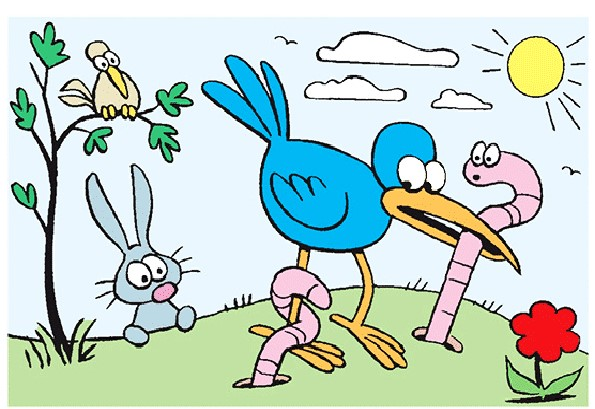
#> input picture gambar1.jpeg, 595 x 409 px
$ python ButterworthHighpassFilter.py
#> lines starting #> are read from the running program, lines starting #| are printed output that depends on the picture
import cv2
import numpy as np
from matplotlib import pyplot as plt

# Membaca citra
img = cv2.imread('gambar1.jpeg', 0)
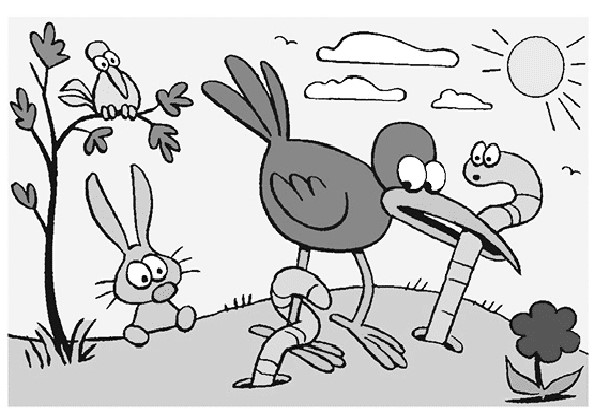
#> img: shape (409, 595); min 0, max 255, mean 204.3

# Menghitung DFT
dft = np.fft.fft2(img)

# Menggeser nol frekuensi ke tengah
dft_shift = np.fft.fftshift(dft)

# Menentukan radius cutoff dan nilai order filter
radius = 50
n = 2

# Membuat filter Butterworth highpass
rows, cols = img.shape
#> rows = 409; cols = 595
crow, ccol = rows//2, cols//2
#> crow = 204; ccol = 297
u, v = np.meshgrid(np.arange(cols), np.arange(rows))
d_uv = np.sqrt((u - ccol)**2 + (v - crow)**2)
H = 1 / (1 + (d_uv/radius)**(2*n))

# Mengalikan filter dengan spektrum frekuensi
dft_shift_filtered = dft_shift * H

# Menggeser nol frekuensi kembali ke sudut kiri atas
dft_filtered = np.fft.ifftshift(dft_shift_filtered)

# Menghitung citra hasil filter dengan IDFT
img_filtered = np.fft.ifft2(dft_filtered)
img_filtered = np.abs(img_filtered)
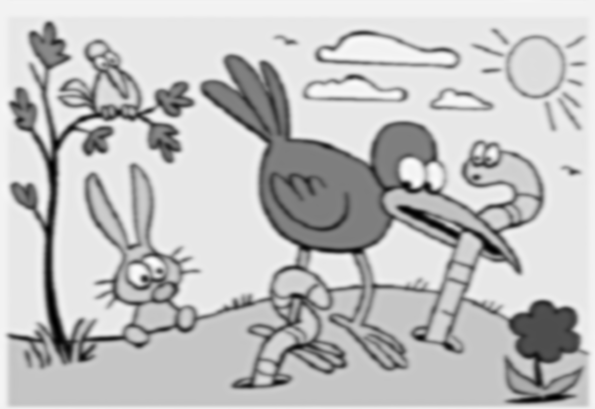
#> img_filtered: shape (409, 595) float64; min 6.56, max 268.2, mean 204.3; drawn with min black and max white

# Menampilkan hasil
plt.subplot(121), plt.imshow(img, cmap='gray')
plt.title('Input Image'), plt.xticks([]), plt.yticks([])
plt.subplot(122), plt.imshow(img_filtered, cmap='gray')
plt.title('Butterworth Highpass Filtered Image'), plt.xticks([]), plt.yticks([])
plt.show()
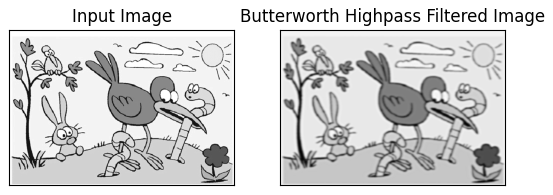
#> figure drawn by matplotlib, 2 panels
